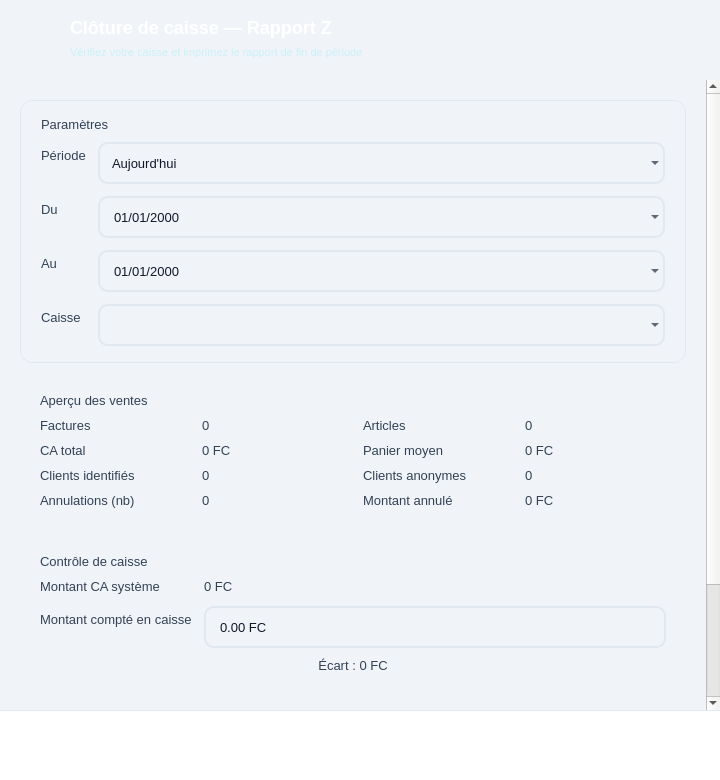
<?xml version="1.0" encoding="UTF-8"?>
<ui version="4.0">
 <class>DialogRapportZ</class>
 <widget class="QDialog" name="DialogRapportZ">
  <property name="geometry">
   <rect><x>0</x><y>0</y><width>720</width><height>780</height></rect>
  </property>
  <property name="windowTitle">
   <string>Clôture de caisse — Rapport Z</string>
  </property>
  <property name="styleSheet">
   <string notr="true">
QDialog { background: #f0f4f8; }
QFrame#header_z {
    background: qlineargradient(x1:0, y1:0, x2:1, y2:0,
        stop:0 #023E8A, stop:0.5 #0077B6, stop:1 #00B4D8);
    border-top-left-radius: 14px;
    border-top-right-radius: 14px;
}
QFrame#card {
    background: #ffffff;
    border: 1px solid #e2e8f0;
    border-radius: 12px;
}
QLabel { color: #334155; font-size: 13px; background: transparent; }
QLabel#header_title { color: white; font-size: 18px; font-weight: 800; }
QLabel#header_sub   { color: #CAF0F8; font-size: 11px; }
QLabel#section_title {
    color: #023E8A; font-size: 13px; font-weight: 800;
    background: transparent;
}
QLabel#value_big {
    color: #0f172a; font-size: 22px; font-weight: 800;
    background: transparent;
}
QLabel#value_money {
    color: #023E8A; font-size: 14px; font-weight: 800;
    background: transparent;
}
QLabel#ecart_ok    { color: #16A34A; font-size: 16px; font-weight: 800; }
QLabel#ecart_warn  { color: #F4A261; font-size: 16px; font-weight: 800; }
QLabel#ecart_danger{ color: #DC2626; font-size: 16px; font-weight: 800; }
QLineEdit, QComboBox, QDateEdit, QDoubleSpinBox {
    background: #f8fafc;
    border: 1.5px solid #e2e8f0;
    border-radius: 10px;
    padding: 8px 12px;
    color: #0f172a;
    font-size: 13px;
    min-height: 22px;
}
QLineEdit:focus, QComboBox:focus, QDateEdit:focus, QDoubleSpinBox:focus {
    background: #ffffff;
    border-color: #00B4D8;
}
QPushButton {
    background: qlineargradient(x1:0, y1:0, x2:1, y2:0,
        stop:0 #0077B6, stop:1 #00B4D8);
    color: white;
    border: none;
    border-radius: 10px;
    padding: 10px 22px;
    font-size: 13px;
    font-weight: 700;
    min-width: 120px;
}
QPushButton:hover {
    background: qlineargradient(x1:0, y1:0, x2:1, y2:0,
        stop:0 #023E8A, stop:1 #0077B6);
}
QPushButton#btn_secondary {
    background: transparent;
    color: #64748b;
    border: 1.5px solid #e2e8f0;
}
QPushButton#btn_secondary:hover {
    background: #fef2f2;
    color: #dc2626;
    border-color: #fecaca;
}
   </string>
  </property>
  <layout class="QVBoxLayout" name="root">
   <property name="spacing"><number>0</number></property>
   <property name="leftMargin"><number>0</number></property>
   <property name="topMargin"><number>0</number></property>
   <property name="rightMargin"><number>0</number></property>
   <property name="bottomMargin"><number>0</number></property>

   <!-- HEADER -->
   <item>
    <widget class="QFrame" name="header_z">
     <property name="minimumSize"><size><width>0</width><height>80</height></size></property>
     <layout class="QHBoxLayout">
      <property name="leftMargin"><number>24</number></property>
      <property name="topMargin"><number>16</number></property>
      <property name="rightMargin"><number>24</number></property>
      <property name="bottomMargin"><number>16</number></property>
      <item>
       <widget class="QLabel" name="header_icon">
        <property name="minimumSize"><size><width>40</width><height>40</height></size></property>
        <property name="maximumSize"><size><width>40</width><height>40</height></size></property>
        <property name="pixmap">
         <pixmap resource="../Icon.qrc">:/Icon/Icons/receipt_white.svg</pixmap>
        </property>
        <property name="scaledContents"><bool>true</bool></property>
       </widget>
      </item>
      <item>
       <layout class="QVBoxLayout">
        <property name="spacing"><number>2</number></property>
        <item>
         <widget class="QLabel" name="header_title">
          <property name="text"><string>Clôture de caisse — Rapport Z</string></property>
         </widget>
        </item>
        <item>
         <widget class="QLabel" name="header_sub">
          <property name="text"><string>Vérifiez votre caisse et imprimez le rapport de fin de période</string></property>
         </widget>
        </item>
       </layout>
      </item>
     </layout>
    </widget>
   </item>

   <!-- SCROLL -->
   <item>
    <widget class="QScrollArea">
     <property name="widgetResizable"><bool>true</bool></property>
     <property name="frameShape"><enum>QFrame::NoFrame</enum></property>
     <property name="styleSheet"><string>background: transparent;</string></property>
     <widget class="QWidget" name="scroll_content">
      <property name="styleSheet"><string>background: transparent;</string></property>
      <layout class="QVBoxLayout" name="content_layout">
       <property name="spacing"><number>14</number></property>
       <property name="leftMargin"><number>20</number></property>
       <property name="topMargin"><number>20</number></property>
       <property name="rightMargin"><number>20</number></property>
       <property name="bottomMargin"><number>20</number></property>

       <!-- CARTE PARAMÈTRES -->
       <item>
        <widget class="QFrame" name="card">
         <layout class="QVBoxLayout">
          <property name="leftMargin"><number>20</number></property>
          <property name="topMargin"><number>16</number></property>
          <property name="rightMargin"><number>20</number></property>
          <property name="bottomMargin"><number>16</number></property>
          <property name="spacing"><number>10</number></property>
          <item>
           <widget class="QLabel" name="lbl_param">
            <property name="text"><string>Paramètres</string></property>
            <property name="objectName"><string>section_title</string></property>
           </widget>
          </item>
          <item>
           <layout class="QFormLayout">
            <property name="spacing"><number>12</number></property>
            <item row="0" column="0">
             <widget class="QLabel"><property name="text"><string>Période</string></property></widget>
            </item>
            <item row="0" column="1">
             <widget class="QComboBox" name="combo_periode">
              <item><property name="text"><string>Aujourd'hui</string></property></item>
              <item><property name="text"><string>Hier</string></property></item>
              <item><property name="text"><string>Shift en cours</string></property></item>
              <item><property name="text"><string>7 derniers jours</string></property></item>
              <item><property name="text"><string>Personnalisé</string></property></item>
             </widget>
            </item>
            <item row="1" column="0">
             <widget class="QLabel"><property name="text"><string>Du</string></property></widget>
            </item>
            <item row="1" column="1">
             <widget class="QDateEdit" name="date_debut">
              <property name="calendarPopup"><bool>true</bool></property>
              <property name="displayFormat"><string>dd/MM/yyyy</string></property>
             </widget>
            </item>
            <item row="2" column="0">
             <widget class="QLabel"><property name="text"><string>Au</string></property></widget>
            </item>
            <item row="2" column="1">
             <widget class="QDateEdit" name="date_fin">
              <property name="calendarPopup"><bool>true</bool></property>
              <property name="displayFormat"><string>dd/MM/yyyy</string></property>
             </widget>
            </item>
            <item row="3" column="0">
             <widget class="QLabel"><property name="text"><string>Caisse</string></property></widget>
            </item>
            <item row="3" column="1">
             <widget class="QComboBox" name="combo_caisse"/>
            </item>
           </layout>
          </item>
         </layout>
        </widget>
       </item>

       <!-- CARTE APERÇU -->
       <item>
        <widget class="QFrame" name="card">
         <layout class="QVBoxLayout">
          <property name="leftMargin"><number>20</number></property>
          <property name="topMargin"><number>16</number></property>
          <property name="rightMargin"><number>20</number></property>
          <property name="bottomMargin"><number>16</number></property>
          <property name="spacing"><number>10</number></property>
          <item>
           <widget class="QLabel">
            <property name="text"><string>Aperçu des ventes</string></property>
            <property name="objectName"><string>section_title</string></property>
           </widget>
          </item>
          <item>
           <layout class="QGridLayout">
            <property name="horizontalSpacing"><number>20</number></property>
            <property name="verticalSpacing"><number>10</number></property>
            <item row="0" column="0">
             <widget class="QLabel"><property name="text"><string>Factures</string></property></widget>
            </item>
            <item row="0" column="1">
             <widget class="QLabel" name="lbl_nb_factures">
              <property name="text"><string>0</string></property>
              <property name="objectName"><string>value_big</string></property>
             </widget>
            </item>
            <item row="0" column="2">
             <widget class="QLabel"><property name="text"><string>Articles</string></property></widget>
            </item>
            <item row="0" column="3">
             <widget class="QLabel" name="lbl_nb_articles">
              <property name="text"><string>0</string></property>
              <property name="objectName"><string>value_big</string></property>
             </widget>
            </item>
            <item row="1" column="0">
             <widget class="QLabel"><property name="text"><string>CA total</string></property></widget>
            </item>
            <item row="1" column="1">
             <widget class="QLabel" name="lbl_ca">
              <property name="text"><string>0 FC</string></property>
              <property name="objectName"><string>value_money</string></property>
             </widget>
            </item>
            <item row="1" column="2">
             <widget class="QLabel"><property name="text"><string>Panier moyen</string></property></widget>
            </item>
            <item row="1" column="3">
             <widget class="QLabel" name="lbl_panier">
              <property name="text"><string>0 FC</string></property>
              <property name="objectName"><string>value_money</string></property>
             </widget>
            </item>
            <item row="2" column="0">
             <widget class="QLabel"><property name="text"><string>Clients identifiés</string></property></widget>
            </item>
            <item row="2" column="1">
             <widget class="QLabel" name="lbl_ident">
              <property name="text"><string>0</string></property>
              <property name="objectName"><string>value_big</string></property>
             </widget>
            </item>
            <item row="2" column="2">
             <widget class="QLabel"><property name="text"><string>Clients anonymes</string></property></widget>
            </item>
            <item row="2" column="3">
             <widget class="QLabel" name="lbl_anon">
              <property name="text"><string>0</string></property>
              <property name="objectName"><string>value_big</string></property>
             </widget>
            </item>
            <item row="3" column="0">
             <widget class="QLabel"><property name="text"><string>Annulations (nb)</string></property></widget>
            </item>
            <item row="3" column="1">
             <widget class="QLabel" name="lbl_nb_annul">
              <property name="text"><string>0</string></property>
              <property name="objectName"><string>value_big</string></property>
             </widget>
            </item>
            <item row="3" column="2">
             <widget class="QLabel"><property name="text"><string>Montant annulé</string></property></widget>
            </item>
            <item row="3" column="3">
             <widget class="QLabel" name="lbl_montant_annul">
              <property name="text"><string>0 FC</string></property>
              <property name="objectName"><string>value_money</string></property>
             </widget>
            </item>
           </layout>
          </item>
         </layout>
        </widget>
       </item>

       <!-- CARTE CONTRÔLE -->
       <item>
        <widget class="QFrame" name="card">
         <layout class="QVBoxLayout">
          <property name="leftMargin"><number>20</number></property>
          <property name="topMargin"><number>16</number></property>
          <property name="rightMargin"><number>20</number></property>
          <property name="bottomMargin"><number>16</number></property>
          <property name="spacing"><number>10</number></property>
          <item>
           <widget class="QLabel">
            <property name="text"><string>Contrôle de caisse</string></property>
            <property name="objectName"><string>section_title</string></property>
           </widget>
          </item>
          <item>
           <layout class="QFormLayout">
            <property name="spacing"><number>12</number></property>
            <item row="0" column="0">
             <widget class="QLabel"><property name="text"><string>Montant CA système</string></property></widget>
            </item>
            <item row="0" column="1">
             <widget class="QLabel" name="lbl_ca_sys">
              <property name="text"><string>0 FC</string></property>
              <property name="objectName"><string>value_money</string></property>
             </widget>
            </item>
            <item row="1" column="0">
             <widget class="QLabel"><property name="text"><string>Montant compté en caisse</string></property></widget>
            </item>
            <item row="1" column="1">
             <widget class="QDoubleSpinBox" name="spin_compte">
              <property name="minimumSize"><size><width>200</width><height>36</height></size></property>
              <property name="maximum"><double>999999999.99</double></property>
              <property name="decimals"><number>2</number></property>
              <property name="suffix"><string> FC</string></property>
             </widget>
            </item>
           </layout>
          </item>
          <item>
           <widget class="QLabel" name="lbl_ecart">
            <property name="text"><string>Écart : 0 FC</string></property>
            <property name="objectName"><string>ecart_ok</string></property>
            <property name="alignment"><set>Qt::AlignCenter</set></property>
           </widget>
          </item>
         </layout>
        </widget>
       </item>

       <!-- CARTE OPTIONS -->
       <item>
        <widget class="QFrame" name="card">
         <layout class="QVBoxLayout">
          <property name="leftMargin"><number>20</number></property>
          <property name="topMargin"><number>16</number></property>
          <property name="rightMargin"><number>20</number></property>
          <property name="bottomMargin"><number>16</number></property>
          <property name="spacing"><number>10</number></property>
          <item>
           <widget class="QLabel">
            <property name="text"><string>Options</string></property>
            <property name="objectName"><string>section_title</string></property>
           </widget>
          </item>
          <item>
           <layout class="QFormLayout">
            <property name="spacing"><number>12</number></property>
            <item row="0" column="0">
             <widget class="QLabel"><property name="text"><string>Format PDF</string></property></widget>
            </item>
            <item row="0" column="1">
             <widget class="QComboBox" name="combo_format">
              <item><property name="text"><string>Ticket 80mm</string></property></item>
              <item><property name="text"><string>Feuille A4</string></property></item>
             </widget>
            </item>
            <item row="1" column="0">
             <widget class="QLabel"><property name="text"><string>Impression</string></property></widget>
            </item>
            <item row="1" column="1">
             <widget class="QCheckBox" name="chk_print_auto">
              <property name="text"><string>Envoyer automatiquement à l'imprimante après génération</string></property>
              <property name="checked"><bool>true</bool></property>
             </widget>
            </item>
           </layout>
          </item>
         </layout>
        </widget>
       </item>

      </layout>
     </widget>
    </widget>
   </item>

   <!-- FOOTER -->
   <item>
    <widget class="QFrame">
     <property name="minimumSize"><size><width>0</width><height>70</height></size></property>
     <property name="styleSheet">
      <string>QFrame { background: #ffffff; border-top: 1px solid #e2e8f0; }</string>
     </property>
     <layout class="QHBoxLayout">
      <property name="leftMargin"><number>20</number></property>
      <property name="rightMargin"><number>20</number></property>
      <item><spacer><property name="orientation"><enum>Qt::Horizontal</enum></property></spacer></item>
      <item>
       <widget class="QPushButton" name="btn_fermer">
        <property name="text"><string>Fermer</string></property>
        <property name="objectName"><string>btn_secondary</string></property>
       </widget>
      </item>
      <item>
       <widget class="QPushButton" name="btn_generer">
        <property name="text"><string>Générer &amp; Imprimer</string></property>
       </widget>
      </item>
     </layout>
    </widget>
   </item>

  </layout>
 </widget>
 <resources><include location="../Icon.qrc"/></resources>
</ui>
